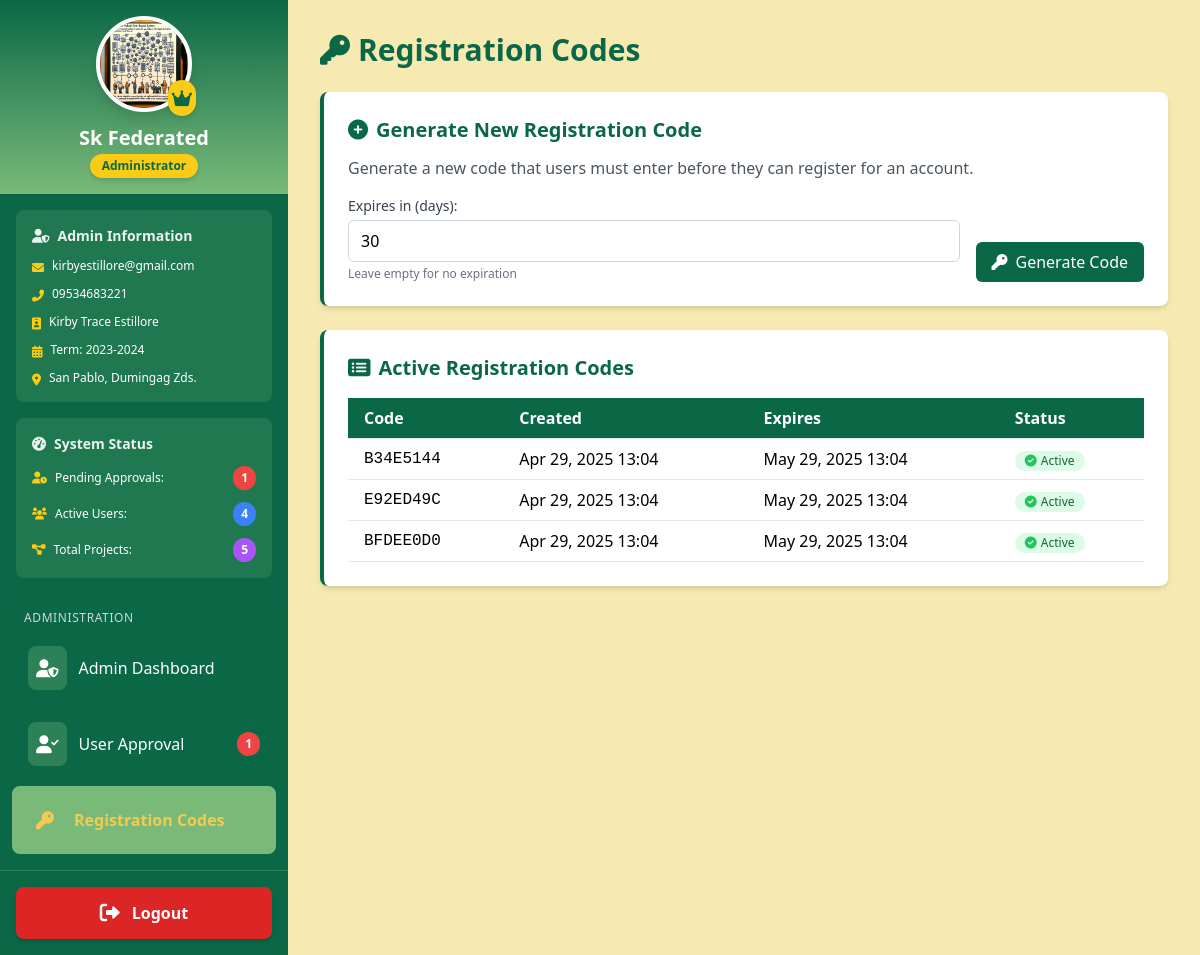
/registration-codes/ (signed in), run on an earlier commit of the app's database.
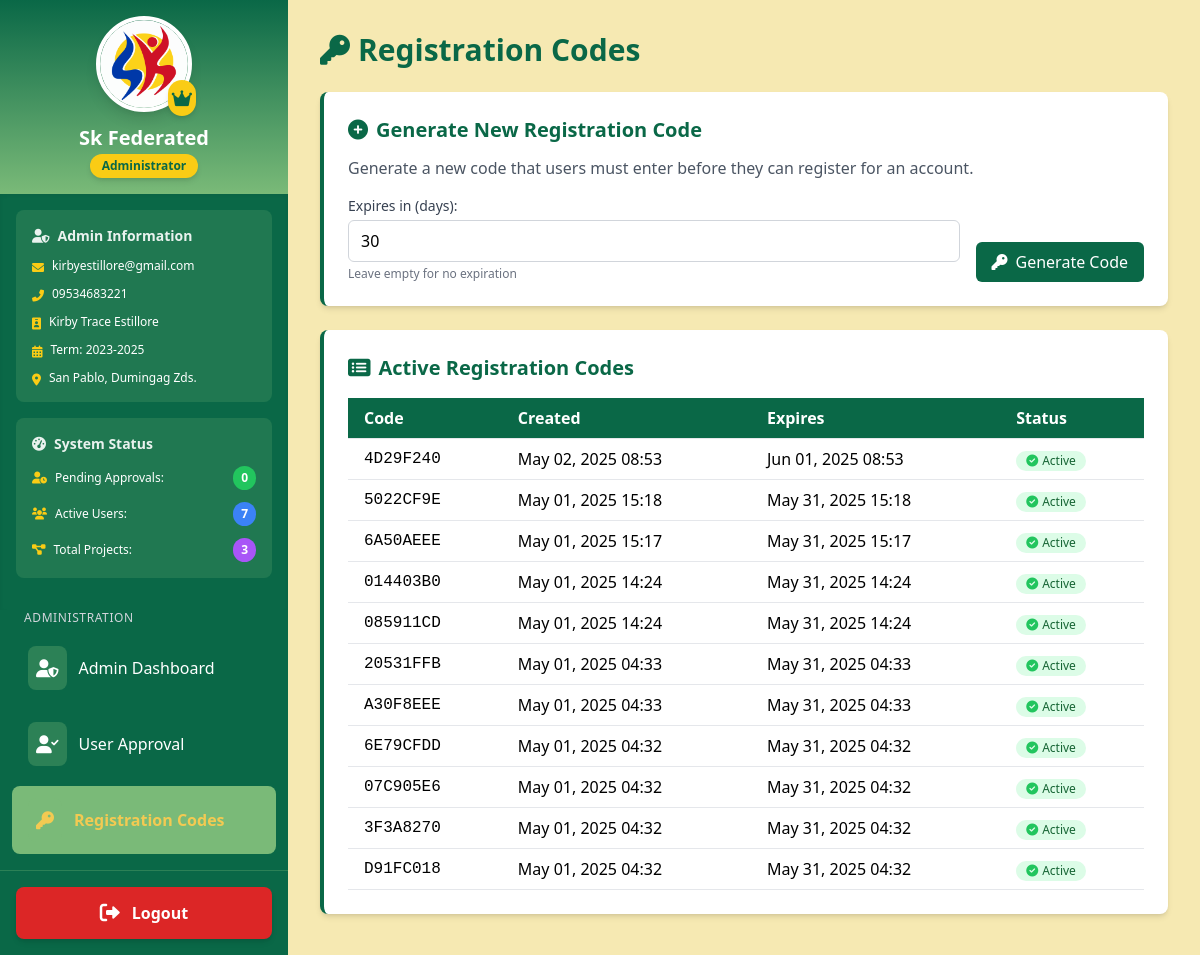
And on a later commit of the database.
### sk_project/models.py (models this page shows, shortened)
class User(AbstractUser):
    is_chairman = models.BooleanField(default=False)
    profile_picture = models.ImageField(upload_to='profile_pics/', default='profile_pics/default_avatar.png', blank=True)
    logo = models.ImageField(upload_to='logos/', null=True)
    address = models.TextField(blank=True, null=True)
    contact_number = models.CharField(max_length=15, blank=True, null=True)
    date_of_birth = models.DateField(null=True)
    GENDER_CHOICES = [
        ('male', 'Male'),
        ('female', 'Female'),
        ('other', 'Other')
    ]
    gender = models.CharField(max_length=10, choices=GENDER_CHOICES, null=True)
    term_of_office = models.CharField(max_length=20, null=True, help_text='Term of office (e.g., 2023-2026)')
    is_approved = models.BooleanField(default=False, help_text='Designates whether this user has been approved by an admin.')
    groups = models.ManyToManyField(
        Group,
        verbose_name=_('groups'),
        blank=True,
        help_text=_(
            'The groups this user belongs to. A user will get all permissions '
            'granted to each of their groups.'
        ),
        related_name='sk_user_set',
        related_query_name='sk_user',
    )
    user_permissions = models.ManyToManyField(
        Permission,
        verbose_name=_('user permissions'),
        blank=True,
        help_text=_('Specific permissions for this user.'),
        related_name='sk_user_set',
        related_query_name='sk_user',
    )

class RegistrationCode(models.Model):
    code = models.CharField(max_length=20, unique=True)
    created_by = models.ForeignKey(User, on_delete=models.CASCADE, related_name='created_codes')
    created_at = models.DateTimeField(auto_now_add=True)
    expires_at = models.DateTimeField(null=True, blank=True)
    is_used = models.BooleanField(default=False)
    used_by = models.ForeignKey(User, on_delete=models.SET_NULL, null=True, blank=True, related_name='used_code')
    used_at = models.DateTimeField(null=True, blank=True)

### sk_project/views.py (the view, shortened to what this page needs)
# urls.py: path('registration-codes/', views.generate_registration_code, name='generate_registration_code'),
@user_passes_test(lambda u: u.is_superuser)
def generate_registration_code(request):
    active_codes = RegistrationCode.objects.filter(
        Q(is_used=False) & (Q(expires_at__isnull=True) | Q(expires_at__gt=timezone.now()))
    ).order_by('-created_at')
    context = {
        'active_codes': active_codes
    }
    return render(request, 'generate_registration_code.html', context)

### sk_project/context_processors.py (called while the page is built)
def user_info(request):
    context = {}
    if request.user.is_authenticated:
        context['user_address'] = request.user.address
        context['user_contact_number'] = request.user.contact_number
        context['user_term_of_office'] = request.user.term_of_office
        print(f"Context processor - User: {request.user.username}, Address: {request.user.address}")
        if request.user.is_superuser:
            context['pending_approvals_count'] = User.objects.filter(is_approved=False, is_superuser=False).count()
            context['active_users_count'] = User.objects.filter(is_approved=True, is_superuser=False).count()
            context['all_projects'] = Project.objects.all()
        else:
            context['all_projects'] = Project.objects.filter(chairman=request.user)
    return context

### templates/generate_registration_code.html (shortened to what the changed rows need)
{% extends 'base.html' %}
{% load static %}
{% block content %}
    <h1 class="text-3xl font-bold mb-6 text-tertiary">
        <i class="fas fa-key mr-2"></i>Registration Codes
    </h1>
    <div class="bg-white rounded-lg shadow-md p-6 border-l-4 border-tertiary mb-6">
        <h2 class="text-xl font-semibold mb-3 text-tertiary"><i class="fas fa-plus-circle mr-2"></i>Generate New Registration Code</h2>
    </div>
    <div class="bg-white rounded-lg shadow-md p-6 border-l-4 border-tertiary">
        <h2 class="text-xl font-semibold mb-4 text-tertiary"><i class="fas fa-list-alt mr-2"></i>Active Registration Codes</h2>
        <div class="overflow-x-auto">
            <table class="min-w-full">
                <thead class="bg-tertiary text-white">
                    <tr>
                        <th class="py-2 px-4 border-b text-left">Code</th>
                        <th class="py-2 px-4 border-b text-left">Created</th>
                        <th class="py-2 px-4 border-b text-left">Expires</th>
                        <th class="py-2 px-4 border-b text-left">Status</th>
                    </tr>
                </thead>
                <tbody>
                    {% for code in active_codes %}
                        <tr class="hover:bg-gray-100">
                            <td class="py-2 px-4 border-b font-mono">{{ code.code }}</td>
                            <td class="py-2 px-4 border-b">{{ code.created_at|date:"M d, Y H:i" }}</td>
                            <td class="py-2 px-4 border-b">
                                {% if code.expires_at %}
                                    {{ code.expires_at|date:"M d, Y H:i" }}
                                {% else %}
                                    <span class="text-gray-500">Never</span>
                                {% endif %}
                            </td>
                            <td class="py-2 px-4 border-b">
                                {% if code.is_used %}
                                    <span class="inline-flex items-center px-2.5 py-0.5 rounded-full text-xs font-medium bg-gray-100 text-gray-800">
                                        <i class="fas fa-check-circle mr-1 text-gray-500"></i>Used
                                    </span>
                                {% else %}
                                    <span class="inline-flex items-center px-2.5 py-0.5 rounded-full text-xs font-medium bg-green-100 text-green-800">
                                        <i class="fas fa-check-circle mr-1 text-green-500"></i>Active
                                    </span>
                                {% endif %}
                            </td>
                        </tr>
                    {% empty %}
                        <tr>
                            <td colspan="4" class="py-4 text-center text-gray-500">No registration codes found.</td>
                        </tr>
                    {% endfor %}
                </tbody>
            </table>
        </div>
    </div>
{% endblock %}

### templates/base.html (shortened to what the changed rows need)
<!DOCTYPE html>
<html lang="en">
    {% load static %}
    <head>
        <script src="https://cdn.tailwindcss.com"></script>
        <link href="https://cdnjs.cloudflare.com/ajax/libs/font-awesome/6.0.0-beta3/css/all.min.css" rel="stylesheet">
    </head>
    <body class="bg-secondary min-h-screen">
        <div class="flex flex-col lg:flex-row min-h-screen pt-16 lg:pt-0">
            <aside id="sidebar" class="hidden lg:flex w-full lg:w-72 bg-tertiary text-white flex-col fixed lg:sticky top-0 left-0 h-full z-40 lg:z-0 overflow-y-auto transition-all duration-300 transform -translate-x-full lg:translate-x-0">
                {% if user.is_superuser %}
                <div class="p-4 flex flex-col items-center bg-gradient-to-b from-tertiary to-quaternary">
                    <a href="{% url 'edit_profile' %}" class="mb-3 relative cursor-pointer group">
                        <div class="relative">
                            {% if user.logo %}
                                <img src="{{ user.logo.url }}" alt="Organization Logo" class="w-20 h-20 md:w-24 md:h-24 rounded-full border-4 border-white shadow-lg group-hover:border-primary transition-all duration-200">
                            {% elif user.profile_picture %}
                                <img src="{{ user.profile_picture.url }}" alt="Admin Profile" class="w-20 h-20 md:w-24 md:h-24 rounded-full border-4 border-white shadow-lg group-hover:border-primary transition-all duration-200">
                            {% else %}
                                <img src="{% static 'img/drr.png' %}" alt="Default Admin Profile" class="w-20 h-20 md:w-24 md:h-24 rounded-full border-4 border-white shadow-lg group-hover:border-primary transition-all duration-200">
                            {% endif %}
                            <div class="absolute -bottom-1 -right-1 bg-yellow-400 text-tertiary p-1 rounded-full shadow-md">
                                <i class="fas fa-crown text-lg"></i>
                            </div>
                        </div>
                        <div class="absolute inset-0 flex items-center justify-center bg-black bg-opacity-0 group-hover:bg-opacity-30 rounded-full transition-all duration-300">
                        </div>
                    </a>
                    <div class="text-center">
                        <h2 class="text-xl font-bold text-white">Sk Federated</h2>
                        <div class="inline-block px-3 py-1 bg-yellow-400 text-tertiary text-xs font-bold rounded-full shadow-md">
                            Administrator
                        </div>
                    </div>
                </div>
                <div class="p-4 bg-tertiary shadow-inner">
                    <div class="bg-quaternary/20 rounded-lg p-4 mb-4">
                        <h3 class="text-sm font-semibold text-white/90 mb-3 flex items-center">
                            <i class="fas fa-user-shield mr-2"></i> Admin Information
                        </h3>
                        <div class="space-y-3 text-xs">
                            <div class="flex items-start">
                                <i class="fas fa-envelope mt-1 mr-2 text-yellow-400"></i>
                                <span>{{ user.email }}</span>
                            </div>
                            <div class="flex items-start">
                                <i class="fas fa-phone-alt mt-1 mr-2 text-yellow-400"></i>
                                <span>{{ user_contact_number|default:user.contact_number|default:"No contact number" }}</span>
                            </div>
                            <div class="flex items-start">
                                <i class="fas fa-id-badge mt-1 mr-2 text-yellow-400"></i>
                                <span>{{ user.get_full_name }}</span>
                            </div>
                            <div class="flex items-start">
                                <i class="fas fa-calendar-alt mt-1 mr-2 text-yellow-400"></i>
                                <span>Term: {{ user_term_of_office|default:user.term_of_office|default:"Not specified" }}</span>
                            </div>
                            <div class="flex items-start">
                                <i class="fas fa-map-marker-alt mt-1 mr-2 text-yellow-400"></i>
                                <span>{{ user_address|default:user.address|default:"No address provided" }}</span>
                            </div>
                        </div>
                    </div>
                    <div class="bg-quaternary/20 rounded-lg p-4 mb-4">
                        <h3 class="text-sm font-semibold text-white/90 mb-3 flex items-center">
                            <i class="fas fa-tachometer-alt mr-2"></i> System Status
                        </h3>
                        <div class="space-y-3">
                            <div class="flex justify-between items-center text-xs">
                                <div class="flex items-center">
                                    <i class="fas fa-user-clock mr-2 text-yellow-400"></i>
                                    <span>Pending Approvals:</span>
                                </div>
                                {% if pending_approvals_count and pending_approvals_count > 0 %}
                                <span class="bg-red-500 text-white text-xs font-bold px-2 py-1 rounded-full">{{ pending_approvals_count }}</span>
                                {% else %}
                                <span class="bg-green-500 text-white text-xs font-bold px-2 py-1 rounded-full">0</span>
                                {% endif %}
                            </div>
                            <div class="flex justify-between items-center text-xs">
                                <div class="flex items-center">
                                    <i class="fas fa-users mr-2 text-yellow-400"></i>
                                    <span>Active Users:</span>
                                </div>
                                <span class="bg-blue-500 text-white text-xs font-bold px-2 py-1 rounded-full">{{ active_users_count|default:"0" }}</span>
                            </div>
                            <div class="flex justify-between items-center text-xs">
                                <div class="flex items-center">
                                    <i class="fas fa-project-diagram mr-2 text-yellow-400"></i>
                                    <span>Total Projects:</span>
                                </div>
                                <span class="bg-purple-500 text-white text-xs font-bold px-2 py-1 rounded-full">{{ all_projects|length|default:"0" }}</span>
                            </div>
                        </div>
                    </div>
                </div>
                <nav class="flex-grow px-3">
                    <div class="mb-4">
                        <h3 class="text-xs uppercase tracking-wider text-gray-300 px-3 mb-2">Administration</h3>
                        <a href="{% url 'admin_dashboard' %}" class="block py-3 px-4 hover:bg-quaternary transition-colors duration-200  rounded-lg mb-2 flex items-center group">
                            <div class="bg-quaternary/30 p-2 rounded-lg mr-3 group-hover:bg-quaternary/50 transition-colors duration-200">
                                <i class="fas fa-user-shield text-lg"></i>
                            </div>
                            <span class="text-base">Admin Dashboard</span>
                        </a>
                        <a href="{% url 'user_approval' %}" class="block py-3 px-4 hover:bg-quaternary transition-colors duration-200  rounded-lg mb-2 flex items-center group">
                            <div class="bg-quaternary/30 p-2 rounded-lg mr-3 group-hover:bg-quaternary/50 transition-colors duration-200">
                                <i class="fas fa-user-check text-lg"></i>
                            </div>
                            <span class="text-base">User Approval</span>
                            {% if pending_approvals_count and pending_approvals_count > 0 %}
                            <span class="ml-auto bg-red-500 text-white text-xs font-bold px-2 py-1 rounded-full">{{ pending_approvals_count }}</span>
                            {% endif %}
                        </a>
                        <a href="{% url 'generate_registration_code' %}" class="block py-3 px-4 hover:bg-quaternary transition-colors duration-200 {% if request.resolver_match.url_name == 'generate_registration_code' %}bg-quaternary text-primary font-bold{% endif %} rounded-lg mb-2 flex items-center group">
                            <div class="bg-quaternary/30 p-2 rounded-lg mr-3 group-hover:bg-quaternary/50 transition-colors duration-200">
                                <i class="fas fa-key text-lg"></i>
                            </div>
                            <span class="text-base">Registration Codes</span>
                        </a>
                    </div>
                </nav>
                {% endif %}
            </aside>
            <main class="flex-1 p-4 md:p-6 lg:p-8 overflow-y-auto">
                {% block content %}
                {% endblock %}
            </main>
        </div>
    </body>
</html>

What changed in the data, as far as the page shows it:
removed RegistrationCode: code "B34E5144", created_at "Apr 29, 2025 13:04", expires_at "May 29, 2025 13:04", is_used False (drawn)
removed RegistrationCode: code "E92ED49C", created_at "Apr 29, 2025 13:04", expires_at "May 29, 2025 13:04", is_used False (drawn)
no longer on this page (row edited): RegistrationCode: code "BFDEE0D0", created_at "Apr 29, 2025 13:04", expires_at "May 29, 2025 13:04", is_used False (drawn)
changed User "kirbyestillore@gmail.com": logo: a different picture; term_of_office "2023-2024" → "2023-2025"
added RegistrationCode: code "4D29F240", created_at "May 02, 2025 08:53", expires_at "Jun 01, 2025 08:53", is_used False (drawn)
added RegistrationCode: code "5022CF9E", created_at "May 01, 2025 15:18", expires_at "May 31, 2025 15:18", is_used False (drawn)
added RegistrationCode: code "6A50AEEE", created_at "May 01, 2025 15:17", expires_at "May 31, 2025 15:17", is_used False (drawn)
added RegistrationCode: code "014403B0", created_at "May 01, 2025 14:24", expires_at "May 31, 2025 14:24", is_used False (drawn)
added RegistrationCode: code "085911CD", created_at "May 01, 2025 14:24", expires_at "May 31, 2025 14:24", is_used False (drawn)
added RegistrationCode: code "20531FFB", created_at "May 01, 2025 04:33", expires_at "May 31, 2025 04:33", is_used False (drawn)
now on this page (row edited): RegistrationCode: code "A30F8EEE", created_at "May 01, 2025 04:33", expires_at "May 31, 2025 04:33", is_used False (drawn)
now on this page (row edited): RegistrationCode: code "6E79CFDD", created_at "May 01, 2025 04:32", expires_at "May 31, 2025 04:32", is_used False (drawn)
now on this page (row edited): RegistrationCode: code "07C905E6", created_at "May 01, 2025 04:32", expires_at "May 31, 2025 04:32", is_used False (drawn)
added RegistrationCode: code "3F3A8270", created_at "May 01, 2025 04:32", expires_at "May 31, 2025 04:32", is_used False (drawn)
added RegistrationCode: code "D91FC018", created_at "May 01, 2025 04:32", expires_at "May 31, 2025 04:32", is_used False (drawn)
Also different on the page:
{{ active_users_count|default:"0" }}: "4" → "7"
{{ all_projects|length|default:"0" }}: "5" → "3"
{{ pending_approvals_count }}: "1" → (not shown)
text now shown: "0"
